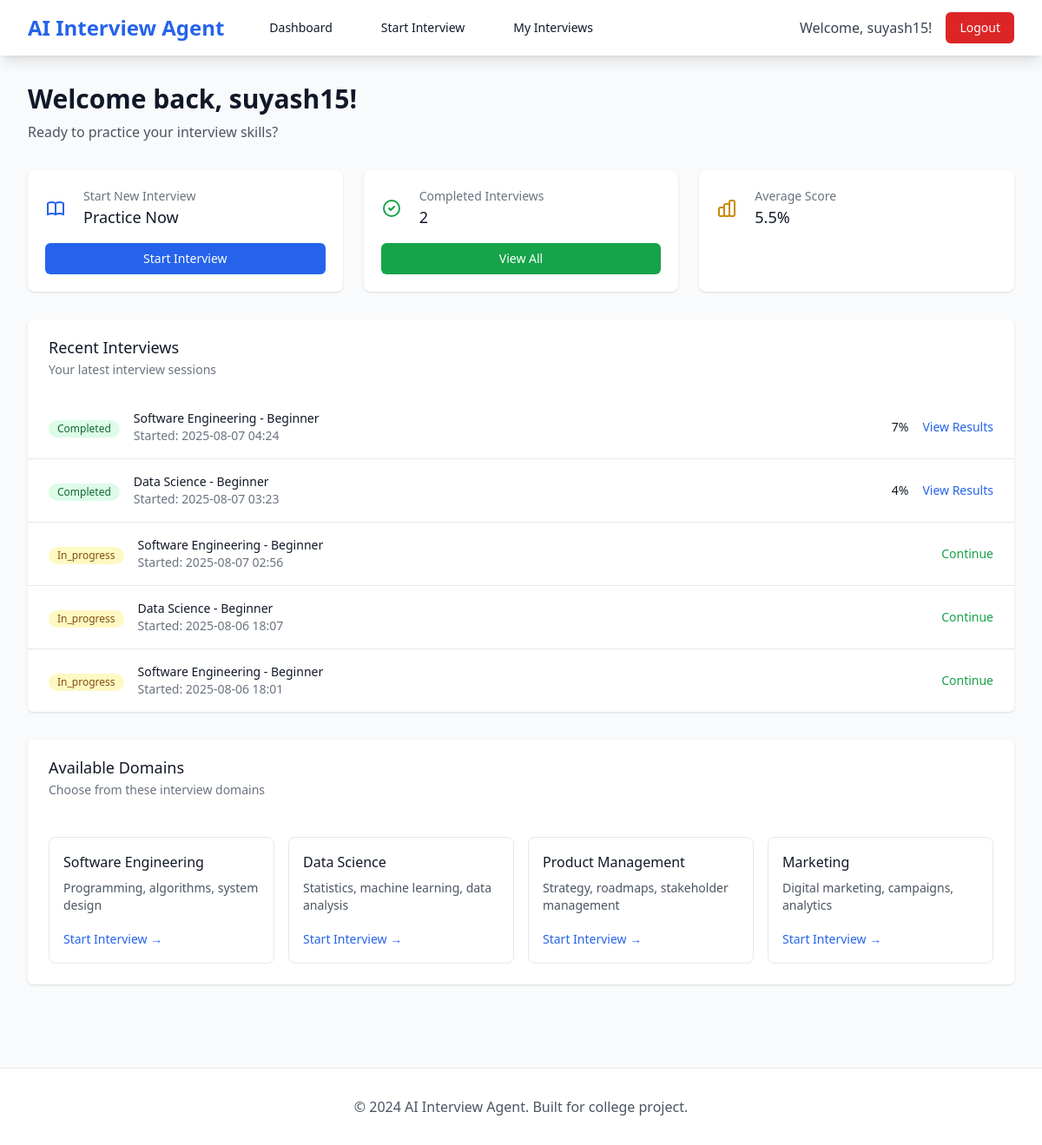
The page /dashboard (signed in) on the database as committed earlier.
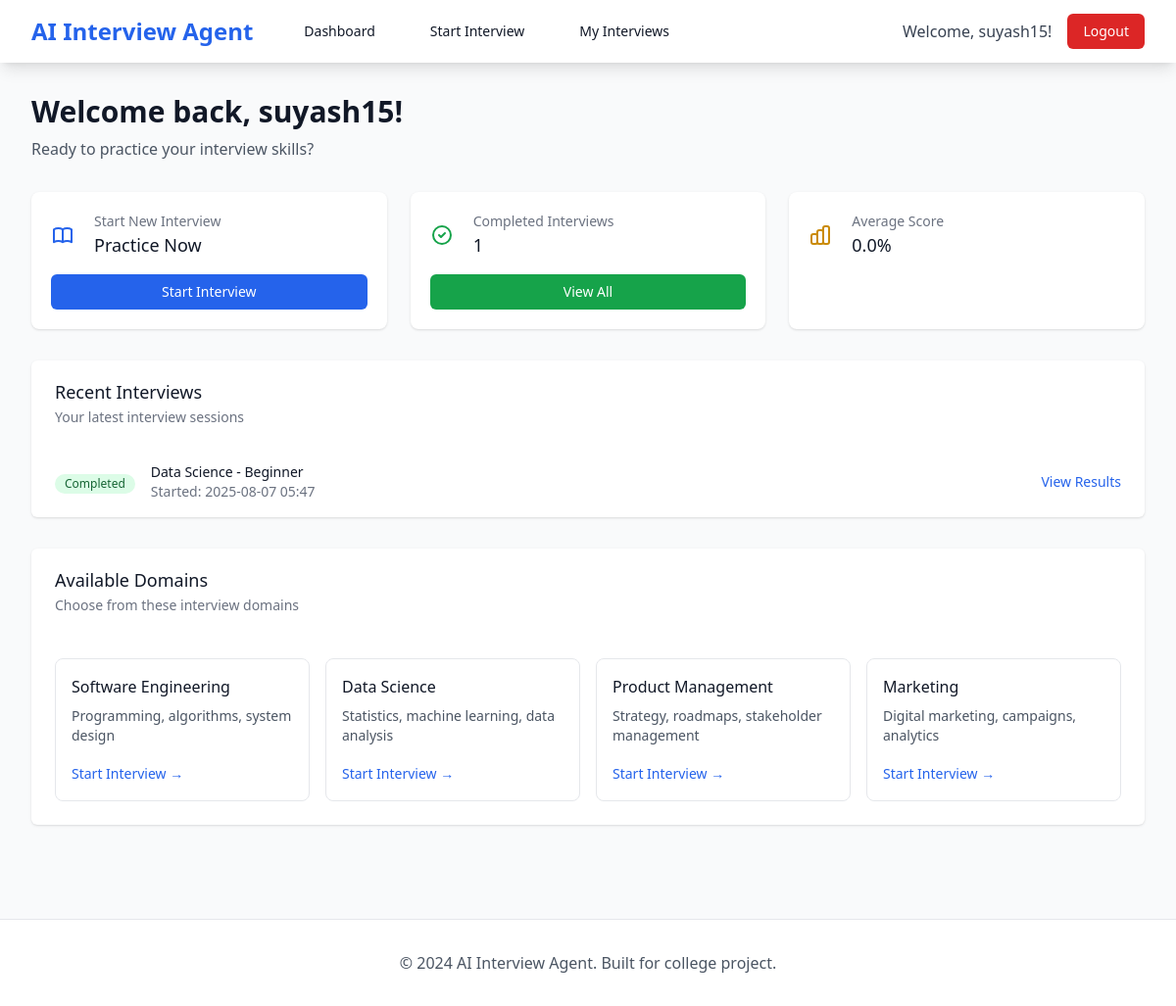
The same page on the database as committed later.
### database.py (models this page shows)
class User(UserMixin, db.Model):
    __tablename__ = 'users'
    id = db.Column(db.Integer, primary_key=True)
    email = db.Column(db.String(255), unique=True, nullable=False, index=True)
    username = db.Column(db.String(100), unique=True, nullable=False, index=True)
    password_hash = db.Column(db.String(255), nullable=False)
    full_name = db.Column(db.String(255), nullable=True)
    age = db.Column(db.Integer, nullable=True)
    gender = db.Column(db.String(20), nullable=True)
    is_active = db.Column(db.Boolean, default=True)
    created_at = db.Column(db.DateTime, default=datetime.utcnow)
    updated_at = db.Column(db.DateTime, default=datetime.utcnow, onupdate=datetime.utcnow)
    interviews = db.relationship('Interview', backref='user', lazy=True)

class Interview(db.Model):
    __tablename__ = 'interviews'
    id = db.Column(db.Integer, primary_key=True)
    user_id = db.Column(db.Integer, db.ForeignKey('users.id'), nullable=False)
    domain_id = db.Column(db.Integer, db.ForeignKey('domains.id'), nullable=False)
    difficulty_level = db.Column(db.String(20), nullable=False)
    duration_minutes = db.Column(db.Integer, default=30)
    status = db.Column(db.String(20), default='in_progress')  # in_progress, completed, cancelled
    overall_score = db.Column(db.Integer, nullable=True)  # 0-100
    feedback = db.Column(db.Text, nullable=True)
    started_at = db.Column(db.DateTime, default=datetime.utcnow)
    completed_at = db.Column(db.DateTime, nullable=True)
    answers = db.relationship('Answer', backref='interview', lazy=True)

class Domain(db.Model):
    __tablename__ = 'domains'
    id = db.Column(db.Integer, primary_key=True)
    name = db.Column(db.String(100), unique=True, nullable=False)
    description = db.Column(db.Text, nullable=True)
    created_at = db.Column(db.DateTime, default=datetime.utcnow)
    questions = db.relationship('Question', backref='domain', lazy=True)
    interviews = db.relationship('Interview', backref='domain', lazy=True)

### app.py (the view)
@app.route('/dashboard')
@login_required
def dashboard():
    recent_interviews = Interview.query.filter_by(user_id=current_user.id).order_by(Interview.started_at.desc()).limit(5).all()
    domains = interview_service.get_domains()
    return render_template('dashboard.html',
                         recent_interviews=recent_interviews,
                         domains=domains)

### auth.py (called while the page is built)
@login_manager.user_loader
def load_user(user_id):
    return User.query.get(int(user_id))

### interview.py (called while the page is built)
    def get_domains(self):
        return Domain.query.all()

### templates/dashboard.html (shortened to what this page needs)
{% extends "base.html" %}
{% block content %}
<div class="max-w-7xl mx-auto px-4 sm:px-6 lg:px-8 py-8">
    <div class="mb-8">
        <h1 class="text-3xl font-bold text-gray-900">Welcome back, {{ current_user.username }}!</h1>
        <p class="text-gray-600 mt-2">Ready to practice your interview skills?</p>
    </div>
    <div class="grid grid-cols-1 md:grid-cols-3 gap-6 mb-8">
        <div class="bg-white overflow-hidden shadow rounded-lg">
            <div class="p-5">
                <div class="flex items-center">
                    <div class="flex-shrink-0">
                    </div>
                    <div class="ml-5 w-0 flex-1">
                        <dl>
                            <dt class="text-sm font-medium text-gray-500 truncate">Start New Interview</dt>
                            <dd class="text-lg font-medium text-gray-900">Practice Now</dd>
                        </dl>
                    </div>
                </div>
                <div class="mt-4">
                    <a href="{{ url_for('start_interview') }}" class="bg-blue-600 hover:bg-blue-700 text-white px-4 py-2 rounded-md text-sm font-medium w-full inline-block text-center">
                        Start Interview
                    </a>
                </div>
            </div>
        </div>
        <div class="bg-white overflow-hidden shadow rounded-lg">
            <div class="p-5">
                <div class="flex items-center">
                    <div class="flex-shrink-0">
                        <svg class="h-6 w-6 text-green-600" fill="none" stroke="currentColor" viewBox="0 0 24 24">
                            <path stroke-linecap="round" stroke-linejoin="round" stroke-width="2" d="M9 12l2 2 4-4m6 2a9 9 0 11-18 0 9 9 0 0118 0z"/>
                        </svg>
                    </div>
                    <div class="ml-5 w-0 flex-1">
                        <dl>
                            <dt class="text-sm font-medium text-gray-500 truncate">Completed Interviews</dt>
                            <dd class="text-lg font-medium text-gray-900">{{ recent_interviews|selectattr('status', 'equalto', 'completed')|list|length }}</dd>
                        </dl>
                    </div>
                </div>
                <div class="mt-4">
                    <a href="{{ url_for('my_interviews') }}" class="bg-green-600 hover:bg-green-700 text-white px-4 py-2 rounded-md text-sm font-medium w-full inline-block text-center">
                        View All
                    </a>
                </div>
            </div>
        </div>
        <div class="bg-white overflow-hidden shadow rounded-lg">
            <div class="p-5">
                <div class="flex items-center">
                    <div class="flex-shrink-0">
                    </div>
                    <div class="ml-5 w-0 flex-1">
                        <dl>
                            <dt class="text-sm font-medium text-gray-500 truncate">Average Score</dt>
                            <dd class="text-lg font-medium text-gray-900">
                                {% set completed_interviews = recent_interviews|selectattr('status', 'equalto', 'completed')|list %}
                                {% if completed_interviews %}
                                    {{ "%.1f"|format(completed_interviews|map(attribute='overall_score')|sum / completed_interviews|length) }}%
                                {% else %}
                                    N/A
                                {% endif %}
                            </dd>
                        </dl>
                    </div>
                </div>
            </div>
        </div>
    </div>
    <div class="bg-white shadow overflow-hidden sm:rounded-md mb-8">
        <div class="px-4 py-5 sm:px-6">
            <h3 class="text-lg leading-6 font-medium text-gray-900">Recent Interviews</h3>
            <p class="mt-1 max-w-2xl text-sm text-gray-500">Your latest interview sessions</p>
        </div>
        {% if recent_interviews %}
            <ul class="divide-y divide-gray-200">
                {% for interview in recent_interviews %}
                <li>
                    <div class="px-4 py-4 sm:px-6">
                        <div class="flex items-center justify-between">
                            <div class="flex items-center">
                                <div class="flex-shrink-0">
                                    <span class="inline-flex items-center px-2.5 py-0.5 rounded-full text-xs font-medium
                                        {% if interview.status == 'completed' %}bg-green-100 text-green-800{% elif interview.status == 'in_progress' %}bg-yellow-100 text-yellow-800{% else %}bg-gray-100 text-gray-800{% endif %}">
                                        {{ interview.status|title }}
                                    </span>
                                </div>
                                <div class="ml-4">
                                    <div class="text-sm font-medium text-gray-900">
                                        {{ interview.domain.name }} - {{ interview.difficulty_level|title }}
                                    </div>
                                    <div class="text-sm text-gray-500">
                                        Started: {{ interview.started_at.strftime('%Y-%m-%d %H:%M') }}
                                    </div>
                                </div>
                            </div>
                            <div class="flex items-center space-x-4">
                                {% if interview.overall_score %}
                                    <span class="text-sm font-medium text-gray-900">{{ interview.overall_score }}%</span>
                                {% endif %}
                                {% if interview.status == 'completed' %}
                                    <a href="{{ url_for('results_page', interview_id=interview.id) }}"
                                       class="text-blue-600 hover:text-blue-900 text-sm font-medium">
                                        View Results
                                    </a>
                                {% elif interview.status == 'in_progress' %}
                                    <a href="{{ url_for('interview_page', interview_id=interview.id) }}"
                                       class="text-green-600 hover:text-green-900 text-sm font-medium">
                                        Continue
                                    </a>
                                {% endif %}
                            </div>
                        </div>
                    </div>
                </li>
                {% endfor %}
            </ul>
        {% endif %}
    </div>
    <div class="bg-white shadow overflow-hidden sm:rounded-md">
        <div class="px-4 py-5 sm:px-6">
            <h3 class="text-lg leading-6 font-medium text-gray-900">Available Domains</h3>
            <p class="mt-1 max-w-2xl text-sm text-gray-500">Choose from these interview domains</p>
        </div>
        <div class="grid grid-cols-1 md:grid-cols-2 lg:grid-cols-4 gap-4 p-6">
            {% for domain in domains %}
                <div class="border border-gray-200 rounded-lg p-4 hover:shadow-md transition-shadow">
                    <h4 class="font-medium text-gray-900 mb-2">{{ domain.name }}</h4>
                    <p class="text-sm text-gray-600 mb-4">{{ domain.description }}</p>
                    <a href="{{ url_for('start_interview') }}?domain={{ domain.id }}"
                       class="text-blue-600 hover:text-blue-900 text-sm font-medium">
                        Start Interview →
                    </a>
                </div>
            {% endfor %}
        </div>
    </div>
</div>
{% endblock %}

### templates/base.html (shortened to what this page needs)
<!DOCTYPE html>
<html lang="en">
<head>
    <script src="https://cdn.tailwindcss.com"></script>
    <link rel="stylesheet" href="{{ url_for('static', filename='css/style.css') }}">
</head>
<body class="bg-gray-50 min-h-screen">
    <nav class="bg-white shadow-lg">
        <div class="max-w-7xl mx-auto px-4 sm:px-6 lg:px-8">
            <div class="flex justify-between h-16">
                <div class="flex items-center">
                    <a href="{{ url_for('index') }}" class="flex-shrink-0">
                        <h1 class="text-2xl font-bold text-blue-600">AI Interview Agent</h1>
                    </a>
                    {% if current_user.is_authenticated %}
                    <div class="hidden md:ml-10 md:flex md:space-x-8">
                        <a href="{{ url_for('dashboard') }}" class="text-gray-900 hover:text-blue-600 px-3 py-2 rounded-md text-sm font-medium">
                            Dashboard
                        </a>
                        <a href="{{ url_for('start_interview') }}" class="text-gray-900 hover:text-blue-600 px-3 py-2 rounded-md text-sm font-medium">
                            Start Interview
                        </a>
                        <a href="{{ url_for('my_interviews') }}" class="text-gray-900 hover:text-blue-600 px-3 py-2 rounded-md text-sm font-medium">
                            My Interviews
                        </a>
                    </div>
                    {% endif %}
                </div>
                <div class="flex items-center space-x-4">
                    {% if current_user.is_authenticated %}
                        <span class="text-gray-700">Welcome, {{ current_user.username }}!</span>
                        <a href="{{ url_for('logout') }}" class="bg-red-600 hover:bg-red-700 text-white px-4 py-2 rounded-md text-sm font-medium">
                            Logout
                        </a>
                    {% endif %}
                </div>
            </div>
        </div>
    </nav>
    <main class="flex-1">
        {% block content %}{% endblock %}
    </main>
    <footer class="bg-white border-t mt-16">
        <div class="max-w-7xl mx-auto px-4 sm:px-6 lg:px-8 py-8">
            <p class="text-center text-gray-600">&copy; 2024 AI Interview Agent. Built for college project.</p>
        </div>
    </footer>
</body>
</html>

Rows that differ between the two databases and show on the page:
removed Interview: status "Completed", domain.name "Software Engineering", difficulty_level "Beginner", started_at "2025-08-07 04:24", overall_score "7"
removed Interview: status "Completed", domain.name "Data Science", difficulty_level "Beginner", started_at "2025-08-07 03:23", overall_score "4"
removed Interview: status "In_progress", domain.name "Software Engineering", difficulty_level "Beginner", started_at "2025-08-07 02:56"
removed Interview: status "In_progress", domain.name "Data Science", difficulty_level "Beginner", started_at "2025-08-06 18:07"
removed Interview: status "In_progress", domain.name "Software Engineering", difficulty_level "Beginner", started_at "2025-08-06 18:01"
now on this page (row edited): Interview: status "Completed", domain.name "Data Science", difficulty_level "Beginner", started_at "2025-08-07 05:47"
Other text that changed with them:
text no longer shown: "2 5.5"
text now shown: "1 0.0"
